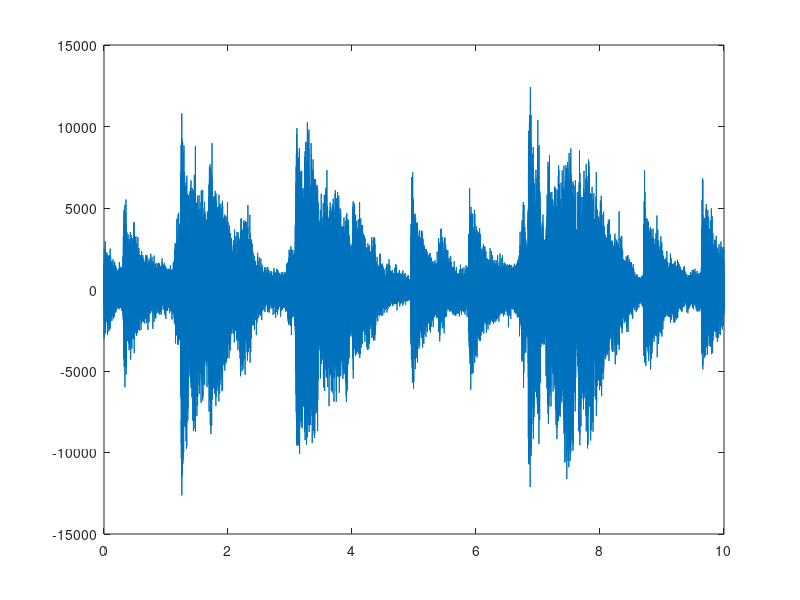

MATLAB code for this plot:
% 从AudioDataFile.mat文件中读取音频的PCM数据，完成设计系统仿真

clear all  % 将所有工作空间内的变量清掉

load AudioDataFile.mat % 将音频数据Aud_data变量载入工作空间，得到的数据进行调制和传输

data_len = length(Aud_data)
global data_len;

% 自己编写以下程序（中间可以画过程波形，丰富课设内容）：
% 数字调制
% 信道传输
% 数字解调
% 完成以上程序，最后接收端要得到接收到的Aud_data数据，后面程序是将数据恢复成为样值序列，送给声卡播放。

xx = Aud_data; % 假设直接接收到的就是发送端发送的无误码数据，课设设计时应是传输到接收端恢复出的数据。

for ii = 1:size(xx, 1) % 将16位二进制码（一行16个比特构成的向量，最高位为符号位），转换为十进制的采样值
    xx_r(ii, 1) = sum(xx(ii, 2:16) .* (2.^(14:-1:0)));

    if xx(ii, 1) == 1
        xx_r(ii, 1) = -xx_r(ii, 1); % 得到样值序列，存入xx_r变量，如果最高位为1，则样值为负。
    end

end

Fs = 16000; % 采样速率为16000，采样率由音频文件决定
t = (0:1:length(xx_r) - 1) * (1 / Fs); % 采样时刻向量
plot(t, xx_r); % 画出音频信号波形
sound(xx_r, Fs); % 将样值送到声卡播放，采样率为Fs



% 后面自己编写代码：
% 完成系统有效性（画出传输信号功率谱密度，分析带宽）分析
% 完成系统可靠性（计算误码率）分析
